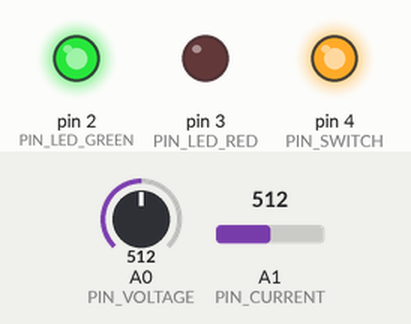
Simulated run of this sketch. Board: Arduino Uno, built with avr-gcc and run on an emulated ATmega328P. Parts: output pins drawn as LEDs (lit = HIGH). Dashed ring = blinking. Inputs (shaded band) come from the test bench; at power-on: A0 (PIN_VOLTAGE) = 512, A1 (PIN_CURRENT) = 512. The ROS host is connected and sends only what is stated.

Above: at 1.2 s.
1.3 s: A0 (PIN_VOLTAGE) set to 273
2.8 s: A0 (PIN_VOLTAGE) set to 241
At 3.11 s:
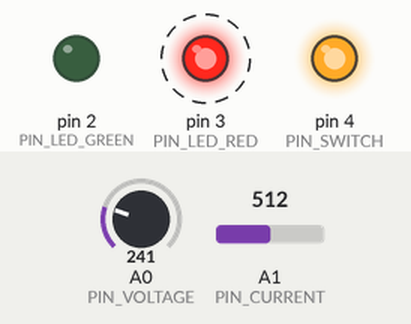
5.8 s: A0 (PIN_VOLTAGE) set to 306
At 6.3 s:
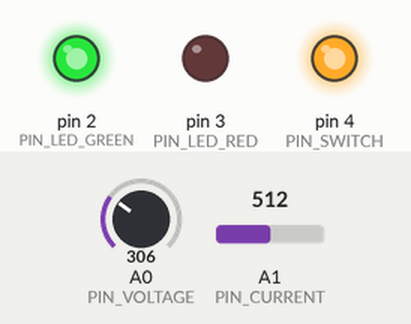
7.3 s: A0 (PIN_VOLTAGE) set to 122
At 7.6 s:
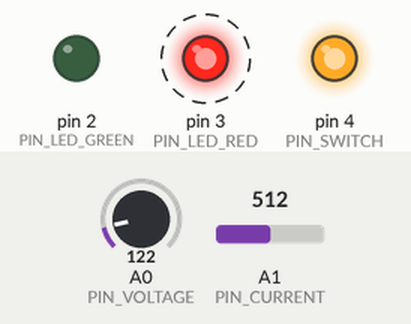
Timing chart, 0 to 11.3 s (numbered marks = the images above; inputs shaded):
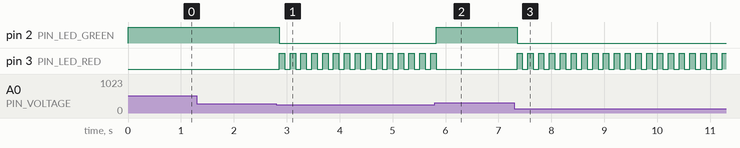

The sketch:

power_sensor.ino
```cpp
#include <ros.h>
#include <sensor_msgs/BatteryState.h>
#include <ros/time.h>

#define PIN_VOLTAGE A0
#define PIN_CURRENT A1
#define PIN_LED_GREEN 2
#define PIN_LED_RED 3
#define PIN_SWITCH 4

ros::NodeHandle nh;

unsigned long timePub = 0;

/**
 * @brief Interval in milliseconds for publishing the battery data
 */
int     pubInterval = 100;

/**
 * @brief Low voltage threshold
 */
float   voltLow = 19.0;

/**
 * @brief Armed only if we are below 19.0 volts. If we ever go above that number we
 * disarm.
 */
bool    arm = false;

/**
 * @brief Count up positive hits which serve as a timer so we don't shutdown
 * instantly when we see a high
 */
int     armCount = 0;

/**
 * @brief Threshold at which we shutdown the battery. We operate at 10 Hz
 * (unless pubInterval is changed) so thats 600 counts in 1 minute.
 */
int     armThreshold = 600 * 5;

sensor_msgs::BatteryState msg_batt;

ros::Publisher pub_battState("battery", &msg_batt);

void setup()
{
    // Set the pin modes
    pinMode(PIN_LED_GREEN, OUTPUT);
    pinMode(PIN_LED_RED, OUTPUT);
    pinMode(PIN_SWITCH, OUTPUT);

    // Set everything low to be nice and safe
    digitalWrite(PIN_LED_RED, LOW);
    digitalWrite(PIN_LED_GREEN, LOW);
    digitalWrite(PIN_SWITCH, LOW);

    // Do an initial protection check
    protectionCheck();

    nh.getHardware()->setBaud(115200);
    nh.initNode();
    nh.advertise(pub_battState);
}

void loop()
{
    if(millis() > timePub)
    {
        msg_batt.voltage = readVoltage();
        msg_batt.current = readCurrent();

        msg_batt.header.stamp = nh.now();

        pub_battState.publish(&msg_batt);
        nh.spinOnce();
        timePub = pubInterval + millis();

        protectionCheck();
    }
}

float readVoltage(void)
{
    // This is from the conversion of the power sensor
    // Volt 36.60mV / Amp
    float retVolts = (((float)analogRead(PIN_VOLTAGE))/1024.0*5.0)/0.06369;
    // This is my own calibration offsets
    retVolts += -0.48;
    /* retVolts += -1.48; */
    return(retVolts);
}

float readCurrent(void)
{
    // 50V/90A = 63.69mV
    float retCurrent = (((float)analogRead(PIN_CURRENT))/1024.0*5.0)/0.03660;
    return retCurrent;
}

bool protectionCheck(void)
{
    // Below cutoff
    if(readVoltage() <= voltLow)
    {
        digitalWrite(PIN_LED_GREEN, LOW);
        // Toggle the red light
        digitalWrite(PIN_LED_RED, !digitalRead(PIN_LED_RED));

        // Arm the shutoff circuit!
        arm = true;

        return true;
    }

    // System is good
    else
    {
        digitalWrite(PIN_SWITCH, HIGH);
        digitalWrite(PIN_LED_RED, LOW);
        digitalWrite(PIN_LED_GREEN, HIGH);

        // Reset our arming count to 0
        arm = false;
        armCount = 0;

        return false;
    }

    // Check the arming circuit
    if(arm)
    {
        // We are armed!!! lets count up
        armCount ++;

        // Check to see if we are over the threshold
        if (armCount >= armThreshold)
        {
            // Oh Dear, we have reached the end of our rope. SHUTDOWN ZE
            // SYSTEMS!
            digitalWrite(PIN_LED_RED, HIGH);
            digitalWrite(PIN_LED_GREEN, LOW);

            digitalWrite(PIN_SWITCH, LOW);
        }
    }
}
```

Measured:
- the behaviour switches between 255 and 254 on A0 (PIN_VOLTAGE) (found by bisection; images 0 and 1)
- after the input at 1.3 s, every drawn part: stays the same
- after the input at 2.8 s, pin 2 (PIN_LED_GREEN): HIGH → LOW after 0.06 s; pin 3 (PIN_LED_RED): alternates HIGH for 0.10 s and LOW for 0.10 s, starting after 0.06 s
- after the input at 5.8 s, pin 2 (PIN_LED_GREEN): LOW → HIGH at once; pin 3 (PIN_LED_RED): goes on until 5.8 s, then stays LOW
- after the input at 7.3 s, pin 2 (PIN_LED_GREEN): HIGH → LOW after 0.05 s; pin 3 (PIN_LED_RED): alternates HIGH for 0.10 s and LOW for 0.10 s, starting after 0.05 s
